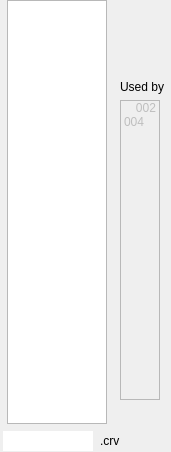
<?xml version="1.0" encoding="UTF-8"?>
<ui version="4.0">
 <class>widget_curves_selection</class>
 <widget class="QWidget" name="widget_curves_selection">
  <property name="geometry">
   <rect>
    <x>0</x>
    <y>0</y>
    <width>171</width>
    <height>452</height>
   </rect>
  </property>
  <property name="windowTitle">
   <string>Form</string>
  </property>
  <layout class="QVBoxLayout" name="verticalLayout_3">
   <property name="leftMargin">
    <number>0</number>
   </property>
   <property name="topMargin">
    <number>0</number>
   </property>
   <property name="rightMargin">
    <number>0</number>
   </property>
   <property name="bottomMargin">
    <number>0</number>
   </property>
   <item>
    <layout class="QVBoxLayout" name="verticalLayout">
     <item>
      <layout class="QHBoxLayout" name="horizontalLayout_3">
       <item>
        <widget class="QListWidget" name="list_curves">
         <property name="sizePolicy">
          <sizepolicy hsizetype="Expanding" vsizetype="Expanding">
           <horstretch>0</horstretch>
           <verstretch>0</verstretch>
          </sizepolicy>
         </property>
         <property name="maximumSize">
          <size>
           <width>100</width>
           <height>16777215</height>
          </size>
         </property>
         <property name="editTriggers">
          <set>QAbstractItemView::NoEditTriggers</set>
         </property>
         <property name="showDropIndicator" stdset="0">
          <bool>false</bool>
         </property>
         <property name="selectionMode">
          <enum>QAbstractItemView::SingleSelection</enum>
         </property>
         <property name="viewMode">
          <enum>QListView::ListMode</enum>
         </property>
        </widget>
       </item>
       <item>
        <layout class="QVBoxLayout" name="verticalLayout_2">
         <item>
          <widget class="QPushButton" name="pushButton_discard">
           <property name="sizePolicy">
            <sizepolicy hsizetype="Maximum" vsizetype="Maximum">
             <horstretch>0</horstretch>
             <verstretch>0</verstretch>
            </sizepolicy>
           </property>
           <property name="text">
            <string/>
           </property>
           <property name="icon">
            <iconset>
             <normaloff>icons/blue/undo.svg</normaloff>icons/blue/undo.svg</iconset>
           </property>
           <property name="flat">
            <bool>true</bool>
           </property>
          </widget>
         </item>
         <item>
          <widget class="QPushButton" name="pushButton_delete">
           <property name="sizePolicy">
            <sizepolicy hsizetype="Maximum" vsizetype="Fixed">
             <horstretch>0</horstretch>
             <verstretch>0</verstretch>
            </sizepolicy>
           </property>
           <property name="text">
            <string/>
           </property>
           <property name="icon">
            <iconset>
             <normaloff>icons/purple/x-square.svg</normaloff>icons/purple/x-square.svg</iconset>
           </property>
           <property name="flat">
            <bool>true</bool>
           </property>
          </widget>
         </item>
         <item>
          <spacer name="verticalSpacer_2">
           <property name="orientation">
            <enum>Qt::Vertical</enum>
           </property>
           <property name="sizeType">
            <enum>QSizePolicy::MinimumExpanding</enum>
           </property>
           <property name="sizeHint" stdset="0">
            <size>
             <width>20</width>
             <height>10</height>
            </size>
           </property>
          </spacer>
         </item>
         <item>
          <widget class="QLabel" name="label_edition_6">
           <property name="sizePolicy">
            <sizepolicy hsizetype="Maximum" vsizetype="Preferred">
             <horstretch>0</horstretch>
             <verstretch>0</verstretch>
            </sizepolicy>
           </property>
           <property name="text">
            <string>Used by</string>
           </property>
          </widget>
         </item>
         <item>
          <widget class="QListWidget" name="list_shots">
           <property name="enabled">
            <bool>false</bool>
           </property>
           <property name="sizePolicy">
            <sizepolicy hsizetype="Maximum" vsizetype="Expanding">
             <horstretch>0</horstretch>
             <verstretch>0</verstretch>
            </sizepolicy>
           </property>
           <property name="minimumSize">
            <size>
             <width>0</width>
             <height>300</height>
            </size>
           </property>
           <property name="maximumSize">
            <size>
             <width>40</width>
             <height>16777215</height>
            </size>
           </property>
           <property name="editTriggers">
            <set>QAbstractItemView::NoEditTriggers</set>
           </property>
           <property name="showDropIndicator" stdset="0">
            <bool>false</bool>
           </property>
           <property name="selectionMode">
            <enum>QAbstractItemView::NoSelection</enum>
           </property>
           <property name="viewMode">
            <enum>QListView::ListMode</enum>
           </property>
           <property name="itemAlignment">
            <set>Qt::AlignRight|Qt::AlignTrailing|Qt::AlignVCenter</set>
           </property>
           <item>
            <property name="text">
             <string>002</string>
            </property>
            <property name="textAlignment">
             <set>AlignTrailing|AlignVCenter</set>
            </property>
           </item>
           <item>
            <property name="text">
             <string>004</string>
            </property>
           </item>
          </widget>
         </item>
         <item>
          <spacer name="verticalSpacer">
           <property name="orientation">
            <enum>Qt::Vertical</enum>
           </property>
           <property name="sizeHint" stdset="0">
            <size>
             <width>20</width>
             <height>10</height>
            </size>
           </property>
          </spacer>
         </item>
        </layout>
       </item>
      </layout>
     </item>
     <item>
      <layout class="QHBoxLayout" name="horizontalLayout_2">
       <property name="spacing">
        <number>4</number>
       </property>
       <item>
        <widget class="QLineEdit" name="lineEdit_save">
         <property name="maximumSize">
          <size>
           <width>90</width>
           <height>16777215</height>
          </size>
         </property>
         <property name="frame">
          <bool>false</bool>
         </property>
        </widget>
       </item>
       <item>
        <widget class="QLabel" name="label">
         <property name="sizePolicy">
          <sizepolicy hsizetype="Maximum" vsizetype="Preferred">
           <horstretch>0</horstretch>
           <verstretch>0</verstretch>
          </sizepolicy>
         </property>
         <property name="text">
          <string>.crv</string>
         </property>
        </widget>
       </item>
       <item>
        <widget class="QPushButton" name="pushButton_save_rgb_curves">
         <property name="sizePolicy">
          <sizepolicy hsizetype="Maximum" vsizetype="Maximum">
           <horstretch>0</horstretch>
           <verstretch>0</verstretch>
          </sizepolicy>
         </property>
         <property name="text">
          <string/>
         </property>
         <property name="icon">
          <iconset>
           <normaloff>icons/grey/save.svg</normaloff>
           <normalon>icons/purple/save.svg</normalon>icons/grey/save.svg</iconset>
         </property>
         <property name="flat">
          <bool>true</bool>
         </property>
        </widget>
       </item>
      </layout>
     </item>
    </layout>
   </item>
  </layout>
 </widget>
 <resources/>
 <connections/>
</ui>
